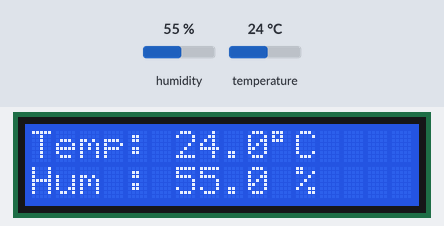
Bench run of a sketch on a simulated Arduino Uno, built with avr-gcc and run on an emulated ATmega328P. Shown: 16×2 character LCD. Inputs (shaded band) come from the test bench; at power-on: humidity 55 %, temperature 24 °C. What the sketch prints to the serial monitor is not drawn.

Above: at 3.2 s.
3.3 s: humidity set to 22 %
At 5.1 s:
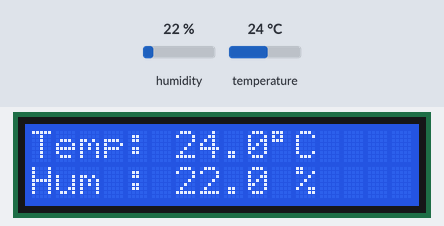
6.0 s: temperature set to 12 °C
At 6.7 s:
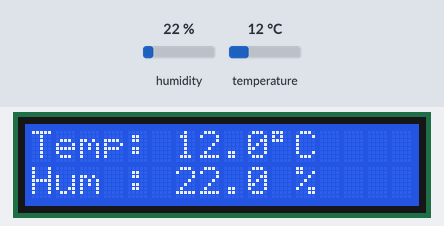
8.7 s: humidity set to 40 %
At 11.0 s:
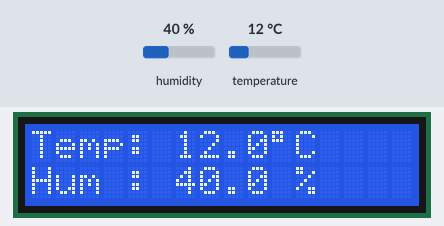
11.7 s: temperature set to 19 °C
At 12.6 s:
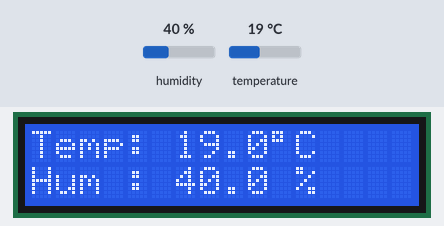
Timing chart, 0 to 14.7 s (numbered marks = the images above; inputs shaded):
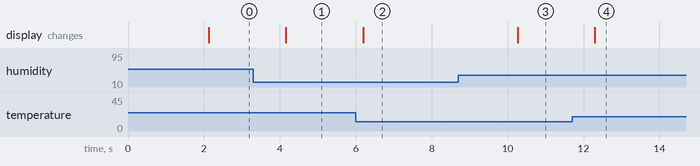

The sketch:

step8-dht22.ino.ino
```cpp
// Step 9: Show DHT22 readings on a 16x2 I2C LCD
// DHT22 data -> D2 | LCD SDA -> A4 | LCD SCL -> A5

#include <Wire.h>
#include <LiquidCrystal_I2C.h>
#include <DHT.h>

#define DHTPIN  2
#define DHTTYPE DHT22

DHT dht(DHTPIN, DHTTYPE);
LiquidCrystal_I2C lcd(0x27, 16, 2);   // address 0x27, 16 columns, 2 rows

void setup() {
  Serial.begin(9600);
  dht.begin();
  lcd.init();
  lcd.backlight();
  lcd.setCursor(0, 0);
  lcd.print("Smart Home Mon.");
  lcd.setCursor(0, 1);
  lcd.print("Starting...");
  delay(2000);
  lcd.clear();
}

void loop() {
  float temperature = dht.readTemperature();
  float humidity    = dht.readHumidity();

  if (isnan(temperature) || isnan(humidity)) {
    lcd.setCursor(0, 0);
    lcd.print("Sensor error    ");
    Serial.println("Error: DHT22 read failed");
  } else {
    lcd.setCursor(0, 0);
    lcd.print("Temp: ");
    lcd.print(temperature, 1);
    lcd.print((char)223);        // degree symbol
    lcd.print("C  ");

    lcd.setCursor(0, 1);
    lcd.print("Hum : ");
    lcd.print(humidity, 1);
    lcd.print(" %  ");

    Serial.print("Temperature: ");
    Serial.print(temperature, 1);
    Serial.print(" C  Humidity: ");
    Serial.print(humidity, 1);
    Serial.println(" %");
  }

  delay(2000);
}
```

Measured:
- after the input at 3.3 s, the display: changes after 0.86 s (image 1)
- after the input at 6.0 s, the display: changes after 0.19 s (image 2)
- after the input at 8.7 s, the display: changes after 1.6 s (image 3)
- after the input at 11.7 s, the display: changes after 0.60 s (image 4)
